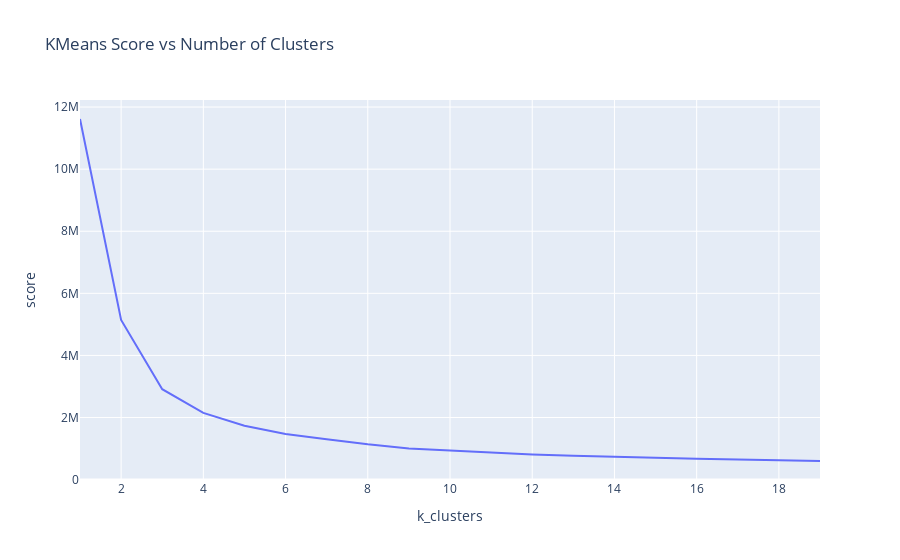

Source (notebook cell):
### Code cell
import plotly.express as px
import pandas as pd
score = []
k_clusters = range(1,20) # Este range va de 2 a 20
for k in k_clusters:
    kmeans = KMeans(n_clusters=k)
    kmeans.fit(X)
    score.append(-kmeans.score(X))

df = pd.DataFrame({
    'k_clusters': k_clusters,
    'score': score
})

fig = px.line(df, x='k_clusters', y='score', title='KMeans Score vs Number of Clusters')

fig.show()

### Figure 1 — Plotly figure (JSON) as saved in the notebook; plotly's stock layout.template omitted (floating-point values rounded to 4 significant figures)
{"data": [{"hovertemplate": "k_clusters=%{x}<br>score=%{y}<extra></extra>", "legendgroup": "", "line": {"color": "#636efa", "dash": "solid"}, "marker": {"symbol": "circle"}, "mode": "lines", "name": "", "orientation": "v", "showlegend": false, "type": "scatter", "x": [1, 2, 3, 4, 5, 6, 7, 8, 9, 10, 11, 12, 13, 14, 15, 16, 17, 18, 19], "xaxis": "x", "y": [11620000.0, 5142000.0, 2913000.0, 2151000.0, 1737000.0, 1467000.0, 1303000.0, 1138000.0, 1002000.0, 930400.0, 872300.0, 811200.0, 769000.0, 729900.0, 706300.0, 671500.0, 649900.0, 621300.0, 599500.0], "yaxis": "y"}], "layout": {"legend": {"tracegroupgap": 0}, "title": {"text": "KMeans Score vs Number of Clusters"}, "xaxis": {"anchor": "y", "domain": [0, 1], "title": {"text": "k_clusters"}}, "yaxis": {"anchor": "x", "domain": [0, 1], "title": {"text": "score"}}}}
